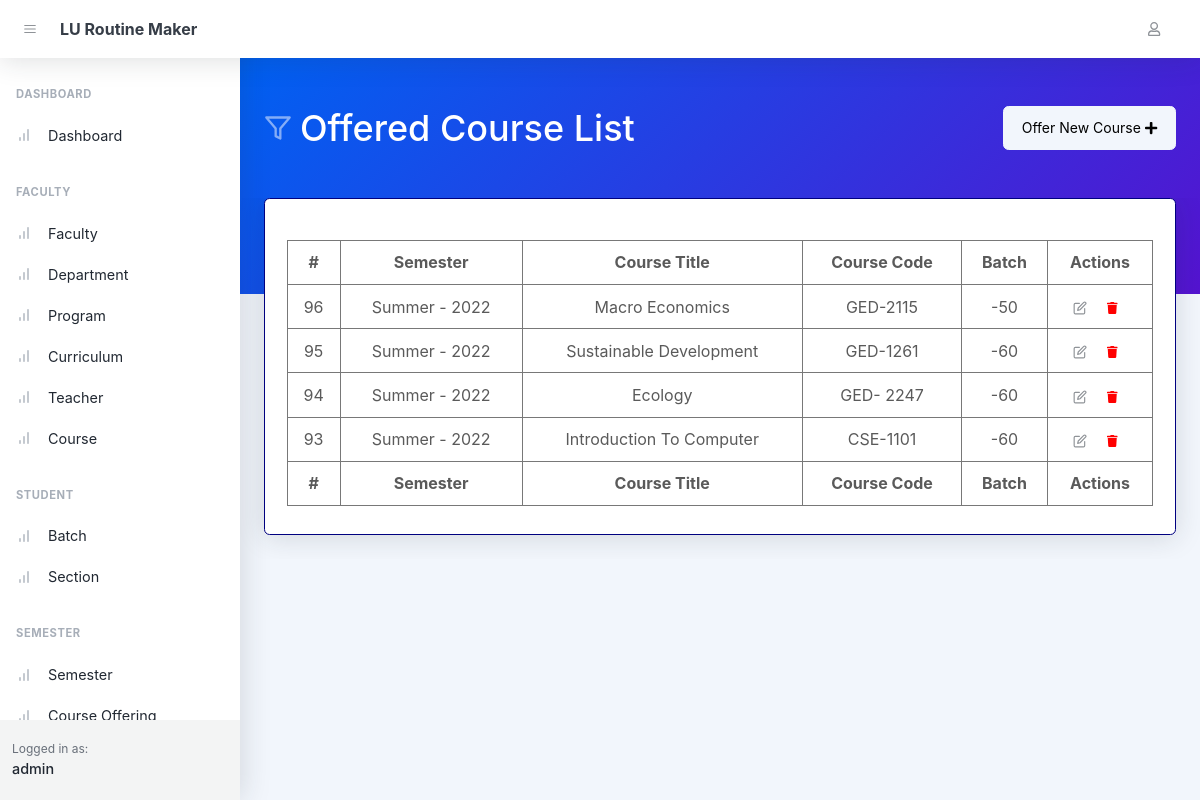
Page /offers/ (signed in) on the earlier database version.
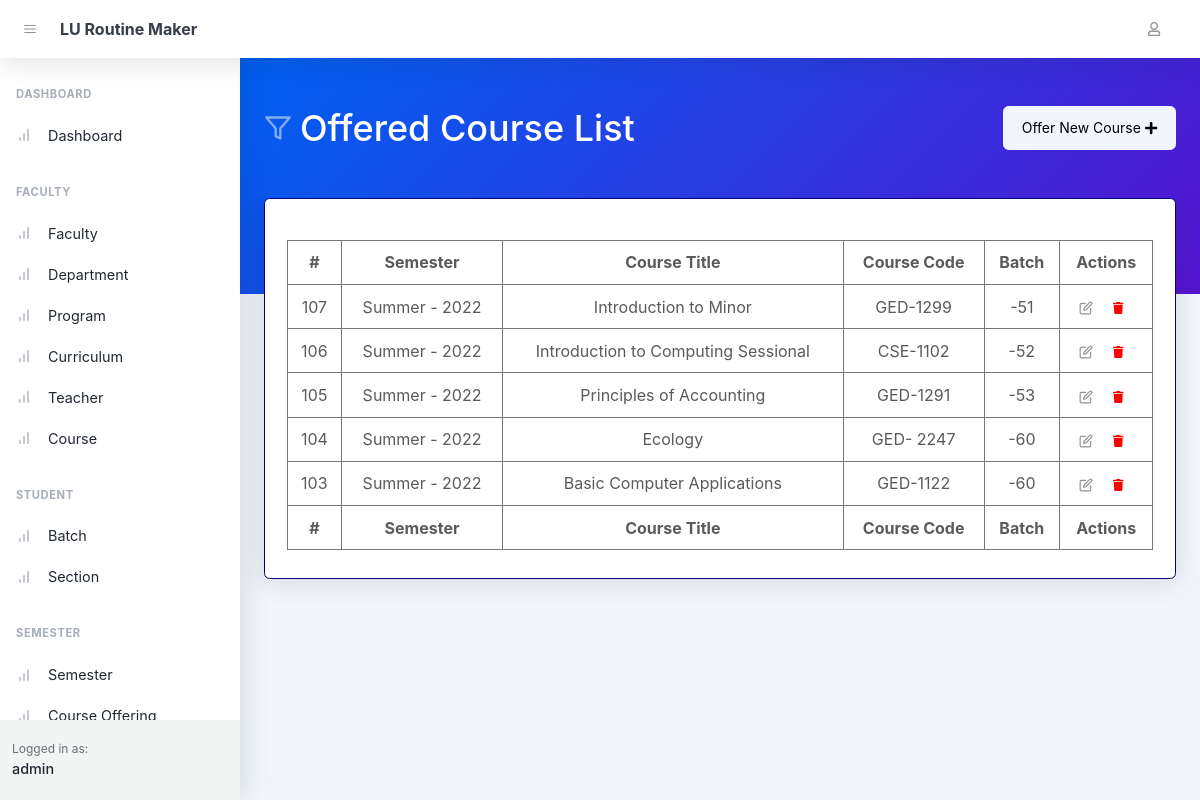
Same page on the later database version.
### semester/models.py (models this page shows, shortened)
class CourseOffered(AbstractTimestampModel):
    semester = models.ForeignKey(
        verbose_name=_('Semester'),
        to='semester.Semester',
        related_name='offered',
        on_delete=models.CASCADE
    )
    batch = models.ForeignKey(
        verbose_name=_('Batch'),
        to='student.Batch',
        related_name='offered',
        on_delete=models.CASCADE
    )
    course = models.ForeignKey(
        verbose_name=_('Course'),
        to='faculty.Course',
        related_name='offered',
        on_delete=models.CASCADE
    )

class Semester(AbstractTimestampModel):
    class Name(models.TextChoices):
        SUMMER = 'summer', _('Summer')
        FALL = 'fall', _('Fall')
        SPRING = 'spring', _('Spring')
    name = models.CharField(
        verbose_name=_('Name'),
        choices=Name.choices,
        max_length=8
    )
    year = models.IntegerField(verbose_name=_('Year'))
    start_effect_date = models.DateField(
        verbose_name=_('Start Effect Date'), null=True)
    end_effect_date = models.DateField(
        verbose_name=_('End Effect Date'), null=True)
    status = models.BooleanField(verbose_name=_("Status"), default=True)
    class Meta:
        verbose_name = _('Semester')
        verbose_name_plural = _('Semesters')

### faculty/models.py (models this page shows, shortened)
class Course(AbstractTimestampModel):
    class Type(models.TextChoices):
        THEORY = 'theory', _("Theory")
        LAB = 'lab', _("Lab")
    course_code = models.CharField(verbose_name=_(
        "Course Code"), max_length=16, unique=True)
    title = models.CharField(verbose_name=_("Title"), max_length=255)
    credit = models.FloatField(verbose_name=_("Credit"))
    curriculum = models.ManyToManyField(
        verbose_name=_('Curriculum'),
        to="faculty.Curriculum",
        related_name="courses"
    )
    pre_req = models.ForeignKey(
        verbose_name=_("Pre Req"),
        to="faculty.Course",
        related_name="dependents",
        on_delete=models.CASCADE,
        blank=True,
        null=True
    )
    contact_hour = models.FloatField(verbose_name=_("Contact Hour"))
    type = models.CharField(
        verbose_name=_("Type"),
        choices=Type.choices,
        max_length=8
    )
    class Meta:
        verbose_name = _('Course')
        verbose_name_plural = _('Courses')

### student/models.py (models this page shows, shortened)
class Batch(AbstractTimestampModel):
    batch = models.IntegerField(verbose_name=_("Batch"))
    curriculum = models.ForeignKey(
        verbose_name=_("Curriculum"),
        to="faculty.Curriculum",
        related_name="batches",
        on_delete=models.DO_NOTHING
    )
    class Meta:
        verbose_name = _('Batch')
        verbose_name_plural = _('Batches')

### semester/views.py (the view)
# urls.py: path('offers/', views.CourseOfferingListView.as_view(), name='offer_list'),
@method_decorator(login_required, name='dispatch')
class CourseOfferingListView(ListView):
    model = CourseOffered
    template_name = 'course_offering_list.html'
    context_object_name = 'offers'
    def get_context_data(self, **kwargs):
        context = super().get_context_data(**kwargs)
        context['user'] = self.request.user
        return context

### semester/templates/course_offering_list.html (shortened to what this page needs)
{% extends 'base.html' %}
{% block body_header %}
    <header class="page-header page-header-dark bg-gradient-primary-to-secondary pb-10">
        <div class="container-xl px-4">
            <div class="page-header-content pt-4">
                <div class="d-flex justify-content-between">
                    <div class="col-auto mt-4">
                        <h1 class="page-header-title">
                            <div class="page-header-icon"><i data-feather="filter"></i></div>
                            Offered Course List
                        </h1>
                    </div>
                    <div class="mt-4">
                        <a href="{% url 'semester:offer_create' %}" class="btn btn-light">Offer New Course&nbsp;<i class="fas fa-plus"></i> </a>
                    </div>
                </div>
            </div>
        </div>
    </header>
{% endblock body_header %}
{% block body %}
    <div class="container-xl px-4 mt-n10">
        <div class="card mb-4">
            <div class="card-body">
                <table id="datatablesSimple">
                    <thead>
                    <tr>
                        <th>#</th>
                        <th>Semester</th>
                        <th>Course Title</th>
                        <th>Course Code</th>
                        <th>Batch</th>
                        <th>Actions</th>
                    </tr>
                    </thead>
                    <tfoot>
                    <tr>
                        <th>#</th>
                        <th>Semester</th>
                        <th>Course Title</th>
                        <th>Course Code</th>
                        <th>Batch</th>
                        <th>Actions</th>
                    </tr>
                    </tfoot>
                    <tbody>
                    {% for offer in offers %}
                        <tr>
                            <td>{{ offer.id }}</td>
                            <td>{{ offer.semester.name | title }} - {{ offer.semester.year }}</td>
                            <td>{{ offer.course.title }}</td>
                            <td>{{ offer.course.course_code }}</td>
                            <td>{{ offer.batch.program.department.department_id }}-{{ offer.batch.batch }}</td>
                            <td class="text-center">
                                <a href="{% url 'semester:offer_update' %}?id={{ offer.id }}" class="btn btn-datatable btn-icon btn-transparent-dark me-2"><i
                                        data-feather="edit"></i></a>
                                    <a href="{% url 'semester:offer_delete' offer.id %}"
                                        class="btn btn-datatable btn-icon btn-transparent-dark me-2">
                                        <i class="fa fa-trash delete" aria-hidden="true"></i>
                                </a>
                            </td>
                        </tr>
                    {% endfor %}
                    </tbody>
                </table>
            </div>
        </div>
    </div>
{% endblock %}

Differences in the rows shown:
removed CourseOffered: id "96", semester.name "Summer", semester.year "2022", course "Macro Economics", course.course_code "GED-2115", batch.batch "50"
removed CourseOffered: id "95", semester.name "Summer", semester.year "2022", course "Sustainable Development", course.course_code "GED-1261", batch.batch "60"
removed CourseOffered: id "94", semester.name "Summer", semester.year "2022", course "Ecology", course.course_code "GED- 2247", batch.batch "60"
removed CourseOffered: id "93", semester.name "Summer", semester.year "2022", course "Introduction To Computer", course.course_code "CSE-1101", batch.batch "60"
added CourseOffered: id "107", semester.name "Summer", semester.year "2022", course "Introduction to Minor", course.course_code "GED-1299", batch.batch "51"
added CourseOffered: id "106", semester.name "Summer", semester.year "2022", course "Introduction to Computing Sessional", course.course_code "CSE-1102", batch.batch "52"
added CourseOffered: id "105", semester.name "Summer", semester.year "2022", course "Principles of Accounting", course.course_code "GED-1291", batch.batch "53"
added CourseOffered: id "104", semester.name "Summer", semester.year "2022", course "Ecology", course.course_code "GED- 2247", batch.batch "60"
added CourseOffered: id "103", semester.name "Summer", semester.year "2022", course "Basic Computer Applications", course.course_code "GED-1122", batch.batch "60"
